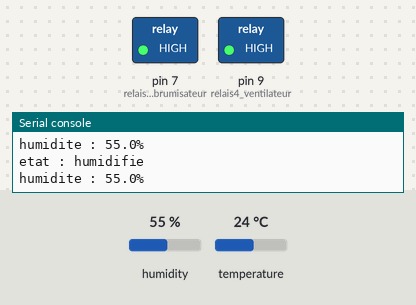
A program run on a simulated MicroPython board. Shown: switched loads named in the program (green lamp = pin HIGH), the last lines printed to the serial console. Dashed ring = blinking. Inputs (shaded band) come from the test bench; at power-on: humidity 55 %, temperature 24 °C.

Above: at 2.3 s.
2.4 s: humidity set to 59 %
At 3.08 s:
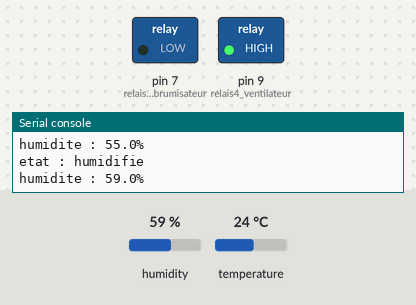
4.6 s: humidity set to 62 %
At 5.1 s:
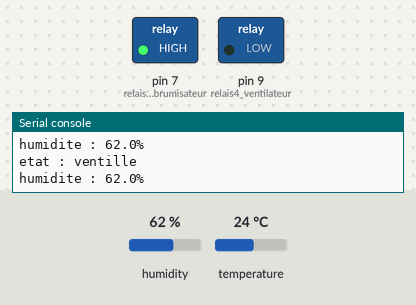
6.1 s: humidity set to 22 %
At 6.9 s:
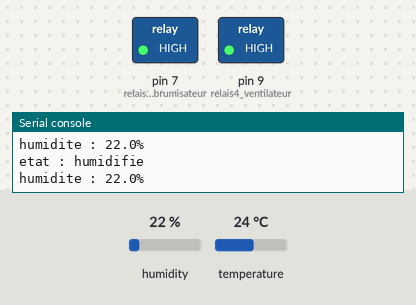
7.7 s: humidity set to 68 %
At 9.2 s:
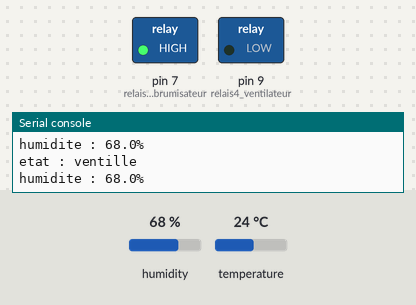
Timing chart, 0 to 10.7 s (numbered marks = the images above; inputs shaded):
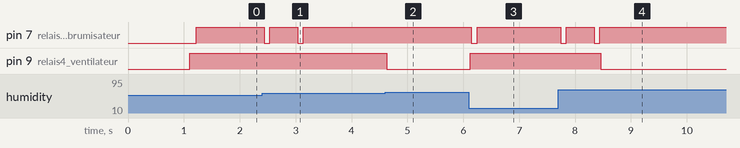

The program:

code_boucle_regulation_humidite.py
```python
from machine import Pin
import time
import dht

time.sleep(0.1) # Wait for USB to become ready

# CONSTANTES
# definit les seuils d'humidite bas et haut
SEUIL_HUMIDITE_BAS=58
SEUIL_HUMIDITE_HAUT=60

# FONCTIONS
def afficher_etat_humidite( etat, valeur ):
    print(f"etat : {etat}")
    print(f"humidite : {valeur:.1f}%")

def allumer_brumisateur( relais ):
    relais.value(0)
    time.sleep(0.1)
    relais.value(1)

def eteindre_brumisateur( relais ):
    relais.value(0)
    time.sleep(0.1)
    relais.value(1)
    time.sleep(0.5)
    relais.value(0)
    time.sleep(0.1)
    relais.value(1)

def allumer_ventilateur( relais ):
    relais.value(0)

def eteindre_ventilateur( relais ):
    relais.value(1)


# PROGRAMME PRINCIPAL

print("Boucle regulation humidite !")

# INIT
relais4_ventilateur = Pin(9, Pin.OUT)
relais2_brumisateur = Pin(7, Pin.OUT)
#DHT = dht.DHT11(Pin(22))
DHT = dht.DHT22(Pin(22))
time.sleep(1) # attente que le capteur humidité soit opérationnel

# place les actionneurs dans leur etat par defaut
eteindre_ventilateur(relais4_ventilateur)  # eteint le ventilateur

mon_etat = "attente"     # variable d'etat du programme : "humidifie" / "attente" / "ventille"

# boucle principale
while True:

    # on prend la mesure
    DHT.measure()

    # on affiche le niveau d'humidite
    afficher_etat_humidite( mon_etat, DHT.humidity() )

    # en fonction de notre etat
    if mon_etat == "attente":
        # si l'humidite est en dessous du seuil bas
        if DHT.humidity() < SEUIL_HUMIDITE_BAS:
            # on allume le brumisateur
            allumer_brumisateur(relais2_brumisateur)
            # on indique notre nouvel etat
            mon_etat = "humidifie"
        elif DHT.humidity() > SEUIL_HUMIDITE_HAUT:
            # on allume le ventilateur
            allumer_ventilateur(relais4_ventilateur)
            # on indique notre nouvel etat
            mon_etat = "ventille"

    elif mon_etat == "humidifie":
        # on regarde si on est passe au dessus du seuil d'humidite pour arrêter le brumisateur
        if DHT.humidity() > SEUIL_HUMIDITE_BAS:
            # on eteint le brumisateur
            eteindre_brumisateur(relais2_brumisateur)
            # on indique notre nouvel etat: attente
            mon_etat = "attente"

    elif mon_etat == "ventille":
        # on regarde si on est passe en dessous du seuil d'humidite pour arrêter le ventilateur
        if DHT.humidity() < SEUIL_HUMIDITE_HAUT:
            # on eteint le ventilateur
            eteindre_ventilateur(relais4_ventilateur)
            # on indique notre nouvel etat: attente
            mon_etat = "attente"
```

Measured:
- the behaviour switches between 60 and 61 % on humidity (found by bisection; images 1 and 2)
- after the input at 2.4 s, pin 7 (relais2_brumisateur): alternates HIGH for 0.50 s and LOW for 0.10 s, 4 changes in all, then stays HIGH, starting at once
- after the input at 4.6 s, pin 9 (relais4_ventilateur): HIGH → LOW at once
- after the input at 6.1 s, pin 7 (relais2_brumisateur): HIGH → LOW after 0.05 s, → HIGH 0.10 s later; pin 9 (relais4_ventilateur): LOW → HIGH at once
- after the input at 7.7 s, pin 7 (relais2_brumisateur): alternates HIGH for 0.50 s and LOW for 0.10 s, 4 changes in all, then stays HIGH, starting at once; pin 9 (relais4_ventilateur): HIGH → LOW after 0.76 s
